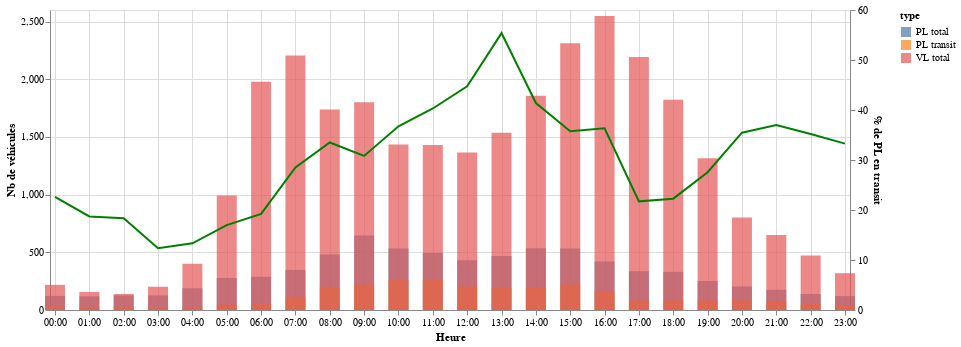

Here is the notebook cell this chart was saved with:
### Markdown cell above
## 7.4. Grouper les réusltats par JO

### Code cell
g.graph_VL_PL_transit_j_cam(synt_nb_veh_cam_redresse, 'JO', 4)

### Figure 1 — Vega-Lite specification as saved in the notebook (floating-point values rounded to 4 significant figures)
{"$schema": "https://vega.github.io/schema/vega-lite/v2.6.0.json", "config": {"view": {"height": 300, "width": 400}}, "datasets": {"data-95c3837ad20261cf18ae521e675b426a": [{"camera_id": 4, "created": "1970-01-01T00:00:00", "heure": 0, "nb_veh": 122.2, "pct_pl_transit": 22.64, "type": "PL total"}, {"camera_id": 4, "created": "1970-01-01T00:00:00", "heure": 0, "nb_veh": 30.5, "pct_pl_transit": 22.64, "type": "PL transit"}, {"camera_id": 4, "created": "1970-01-01T00:00:00", "heure": 0, "nb_veh": 218, "pct_pl_transit": 22.64, "type": "VL total"}, {"camera_id": 4, "created": "1970-01-01T01:00:00", "heure": 1, "nb_veh": 118.6, "pct_pl_transit": 18.71, "type": "PL total"}, {"camera_id": 4, "created": "1970-01-01T01:00:00", "heure": 1, "nb_veh": 23.5, "pct_pl_transit": 18.71, "type": "PL transit"}, {"camera_id": 4, "created": "1970-01-01T01:00:00", "heure": 1, "nb_veh": 156.4, "pct_pl_transit": 18.71, "type": "VL total"}, {"camera_id": 4, "created": "1970-01-01T02:00:00", "heure": 2, "nb_veh": 126.6, "pct_pl_transit": 18.37, "type": "PL total"}, {"camera_id": 4, "created": "1970-01-01T02:00:00", "heure": 2, "nb_veh": 26.25, "pct_pl_transit": 18.37, "type": "PL transit"}, {"camera_id": 4, "created": "1970-01-01T02:00:00", "heure": 2, "nb_veh": 138.6, "pct_pl_transit": 18.37, "type": "VL total"}, {"camera_id": 4, "created": "1970-01-01T03:00:00", "heure": 3, "nb_veh": 126.4, "pct_pl_transit": 12.35, "type": "PL total"}, {"camera_id": 4, "created": "1970-01-01T03:00:00", "heure": 3, "nb_veh": 16.25, "pct_pl_transit": 12.35, "type": "PL transit"}, {"camera_id": 4, "created": "1970-01-01T03:00:00", "heure": 3, "nb_veh": 201.6, "pct_pl_transit": 12.35, "type": "VL total"}, {"camera_id": 4, "created": "1970-01-01T04:00:00", "heure": 4, "nb_veh": 188.4, "pct_pl_transit": 13.33, "type": "PL total"}, {"camera_id": 4, "created": "1970-01-01T04:00:00", "heure": 4, "nb_veh": 25.5, "pct_pl_transit": 13.33, "type": "PL transit"}, {"camera_id": 4, "created": "1970-01-01T04:00:00", "heure": 4, "nb_veh": 401.8, "pct_pl_transit": 13.33, "type": "VL total"}, {"camera_id": 4, "created": "1970-01-01T05:00:00", "heure": 5, "nb_veh": 277.4, "pct_pl_transit": 16.98, "type": "PL total"}, {"camera_id": 4, "created": "1970-01-01T05:00:00", "heure": 5, "nb_veh": 46.75, "pct_pl_transit": 16.98, "type": "PL transit"}, {"camera_id": 4, "created": "1970-01-01T05:00:00", "heure": 5, "nb_veh": 992.4, "pct_pl_transit": 16.98, "type": "VL total"}, {"camera_id": 4, "created": "1970-01-01T06:00:00", "heure": 6, "nb_veh": 287.6, "pct_pl_transit": 19.21, "type": "PL total"}, {"camera_id": 4, "created": "1970-01-01T06:00:00", "heure": 6, "nb_veh": 55, "pct_pl_transit": 19.21, "type": "PL transit"}, {"camera_id": 4, "created": "1970-01-01T06:00:00", "heure": 6, "nb_veh": 1979.0, "pct_pl_transit": 19.21, "type": "VL total"}, {"camera_id": 4, "created": "1970-01-01T07:00:00", "heure": 7, "nb_veh": 346.2, "pct_pl_transit": 28.52, "type": "PL total"}, {"camera_id": 4, "created": "1970-01-01T07:00:00", "heure": 7, "nb_veh": 107.5, "pct_pl_transit": 28.52, "type": "PL transit"}, {"camera_id": 4, "created": "1970-01-01T07:00:00", "heure": 7, "nb_veh": 2206.0, "pct_pl_transit": 28.52, "type": "VL total"}, {"camera_id": 4, "created": "1970-01-01T08:00:00", "heure": 8, "nb_veh": 482, "pct_pl_transit": 33.5, "type": "PL total"}, {"camera_id": 4, "created": "1970-01-01T08:00:00", "heure": 8, "nb_veh": 201, "pct_pl_transit": 33.5, "type": "PL transit"}, {"camera_id": 4, "created": "1970-01-01T08:00:00", "heure": 8, "nb_veh": 1737.0, "pct_pl_transit": 33.5, "type": "VL total"}, {"camera_id": 4, "created": "1970-01-01T09:00:00", "heure": 9, "nb_veh": 646.2, "pct_pl_transit": 30.81, "type": "PL total"}, {"camera_id": 4, "created": "1970-01-01T09:00:00", "heure": 9, "nb_veh": 219.8, "pct_pl_transit": 30.81, "type": "PL transit"}, {"camera_id": 4, "created": "1970-01-01T09:00:00", "heure": 9, "nb_veh": 1800.0, "pct_pl_transit": 30.81, "type": "VL total"}, {"camera_id": 4, "created": "1970-01-01T10:00:00", "heure": 10, "nb_veh": 534, "pct_pl_transit": 36.75, "type": "PL total"}, {"camera_id": 4, "created": "1970-01-01T10:00:00", "heure": 10, "nb_veh": 258.3, "pct_pl_transit": 36.75, "type": "PL transit"}, {"camera_id": 4, "created": "1970-01-01T10:00:00", "heure": 10, "nb_veh": 1435, "pct_pl_transit": 36.75, "type": "VL total"}, {"camera_id": 4, "created": "1970-01-01T11:00:00", "heure": 11, "nb_veh": 493.6, "pct_pl_transit": 40.3, "type": "PL total"}, {"camera_id": 4, "created": "1970-01-01T11:00:00", "heure": 11, "nb_veh": 267.7, "pct_pl_transit": 40.3, "type": "PL transit"}, {"camera_id": 4, "created": "1970-01-01T11:00:00", "heure": 11, "nb_veh": 1429.0, "pct_pl_transit": 40.3, "type": "VL total"}, {"camera_id": 4, "created": "1970-01-01T12:00:00", "heure": 12, "nb_veh": 432, "pct_pl_transit": 44.72, "type": "PL total"}, {"camera_id": 4, "created": "1970-01-01T12:00:00", "heure": 12, "nb_veh": 204, "pct_pl_transit": 44.72, "type": "PL transit"}, {"camera_id": 4, "created": "1970-01-01T12:00:00", "heure": 12, "nb_veh": 1366.0, "pct_pl_transit": 44.72, "type": "VL total"}, {"camera_id": 4, "created": "1970-01-01T13:00:00", "heure": 13, "nb_veh": 469, "pct_pl_transit": 55.38, "type": "PL total"}, {"camera_id": 4, "created": "1970-01-01T13:00:00", "heure": 13, "nb_veh": 191.7, "pct_pl_transit": 55.38, "type": "PL transit"}, {"camera_id": 4, "created": "1970-01-01T13:00:00", "heure": 13, "nb_veh": 1537.0, "pct_pl_transit": 55.38, "type": "VL total"}, {"camera_id": 4, "created": "1970-01-01T14:00:00", "heure": 14, "nb_veh": 535.2, "pct_pl_transit": 41.39, "type": "PL total"}, {"camera_id": 4, "created": "1970-01-01T14:00:00", "heure": 14, "nb_veh": 198, "pct_pl_transit": 41.39, "type": "PL transit"}, {"camera_id": 4, "created": "1970-01-01T14:00:00", "heure": 14, "nb_veh": 1858.0, "pct_pl_transit": 41.39, "type": "VL total"}, {"camera_id": 4, "created": "1970-01-01T15:00:00", "heure": 15, "nb_veh": 532, "pct_pl_transit": 35.74, "type": "PL total"}, {"camera_id": 4, "created": "1970-01-01T15:00:00", "heure": 15, "nb_veh": 221, "pct_pl_transit": 35.74, "type": "PL transit"}, {"camera_id": 4, "created": "1970-01-01T15:00:00", "heure": 15, "nb_veh": 2312, "pct_pl_transit": 35.74, "type": "VL total"}, {"camera_id": 4, "created": "1970-01-01T16:00:00", "heure": 16, "nb_veh": 420.2, "pct_pl_transit": 36.33, "type": "PL total"}, {"camera_id": 4, "created": "1970-01-01T16:00:00", "heure": 16, "nb_veh": 165, "pct_pl_transit": 36.33, "type": "PL transit"}, {"camera_id": 4, "created": "1970-01-01T16:00:00", "heure": 16, "nb_veh": 2549, "pct_pl_transit": 36.33, "type": "VL total"}, {"camera_id": 4, "created": "1970-01-01T17:00:00", "heure": 17, "nb_veh": 336.6, "pct_pl_transit": 21.73, "type": "PL total"}, {"camera_id": 4, "created": "1970-01-01T17:00:00", "heure": 17, "nb_veh": 81.33, "pct_pl_transit": 21.73, "type": "PL transit"}, {"camera_id": 4, "created": "1970-01-01T17:00:00", "heure": 17, "nb_veh": 2192.0, "pct_pl_transit": 21.73, "type": "VL total"}, {"camera_id": 4, "created": "1970-01-01T18:00:00", "heure": 18, "nb_veh": 330.8, "pct_pl_transit": 22.27, "type": "PL total"}, {"camera_id": 4, "created": "1970-01-01T18:00:00", "heure": 18, "nb_veh": 83.67, "pct_pl_transit": 22.27, "type": "PL transit"}, {"camera_id": 4, "created": "1970-01-01T18:00:00", "heure": 18, "nb_veh": 1822.0, "pct_pl_transit": 22.27, "type": "VL total"}, {"camera_id": 4, "created": "1970-01-01T19:00:00", "heure": 19, "nb_veh": 251.6, "pct_pl_transit": 27.55, "type": "PL total"}, {"camera_id": 4, "created": "1970-01-01T19:00:00", "heure": 19, "nb_veh": 81.67, "pct_pl_transit": 27.55, "type": "PL transit"}, {"camera_id": 4, "created": "1970-01-01T19:00:00", "heure": 19, "nb_veh": 1315.0, "pct_pl_transit": 27.55, "type": "VL total"}, {"camera_id": 4, "created": "1970-01-01T20:00:00", "heure": 20, "nb_veh": 204.4, "pct_pl_transit": 35.46, "type": "PL total"}, {"camera_id": 4, "created": "1970-01-01T20:00:00", "heure": 20, "nb_veh": 84, "pct_pl_transit": 35.46, "type": "PL transit"}, {"camera_id": 4, "created": "1970-01-01T20:00:00", "heure": 20, "nb_veh": 802, "pct_pl_transit": 35.46, "type": "VL total"}, {"camera_id": 4, "created": "1970-01-01T21:00:00", "heure": 21, "nb_veh": 175.6, "pct_pl_transit": 36.98, "type": "PL total"}, {"camera_id": 4, "created": "1970-01-01T21:00:00", "heure": 21, "nb_veh": 72.33, "pct_pl_transit": 36.98, "type": "PL transit"}, {"camera_id": 4, "created": "1970-01-01T21:00:00", "heure": 21, "nb_veh": 650.6, "pct_pl_transit": 36.98, "type": "VL total"}, {"camera_id": 4, "created": "1970-01-01T22:00:00", "heure": 22, "nb_veh": 138.4, "pct_pl_transit": 35.2, "type": "PL total"}, {"camera_id": 4, "created": "1970-01-01T22:00:00", "heure": 22, "nb_veh": 51.67, "pct_pl_transit": 35.2, "type": "PL transit"}, {"camera_id": 4, "created": "1970-01-01T22:00:00", "heure": 22, "nb_veh": 472.6, "pct_pl_transit": 35.2, "type": "VL total"}, {"camera_id": 4, "created": "1970-01-01T23:00:00", "heure": 23, "nb_veh": 120.2, "pct_pl_transit": 33.27, "type": "PL total"}, {"camera_id": 4, "created": "1970-01-01T23:00:00", "heure": 23, "nb_veh": 44, "pct_pl_transit": 33.27, "type": "PL transit"}, {"camera_id": 4, "created": "1970-01-01T23:00:00", "heure": 23, "nb_veh": 319, "pct_pl_transit": 33.27, "type": "VL total"}]}, "layer": [{"data": {"name": "data-95c3837ad20261cf18ae521e675b426a"}, "encoding": {"color": {"field": "type", "type": "nominal"}, "x": {"axis": {"format": "%H:%M", "title": "Heure"}, "field": "created", "type": "temporal"}, "y": {"axis": {"title": "Nb de véhicules"}, "field": "nb_veh", "stack": null, "type": "quantitative"}}, "mark": {"opacity": 0.7, "size": 20, "type": "bar"}}, {"data": {"name": "data-95c3837ad20261cf18ae521e675b426a"}, "encoding": {"x": {"axis": {"format": "%H:%M", "title": "Heure"}, "field": "created", "type": "temporal"}, "y": {"axis": {"title": "% de PL en transit"}, "field": "pct_pl_transit", "type": "quantitative"}}, "mark": {"color": "green", "type": "line"}}], "resolve": {"scale": {"color": "shared", "x": "shared", "y": "independent"}}, "width": 800}
